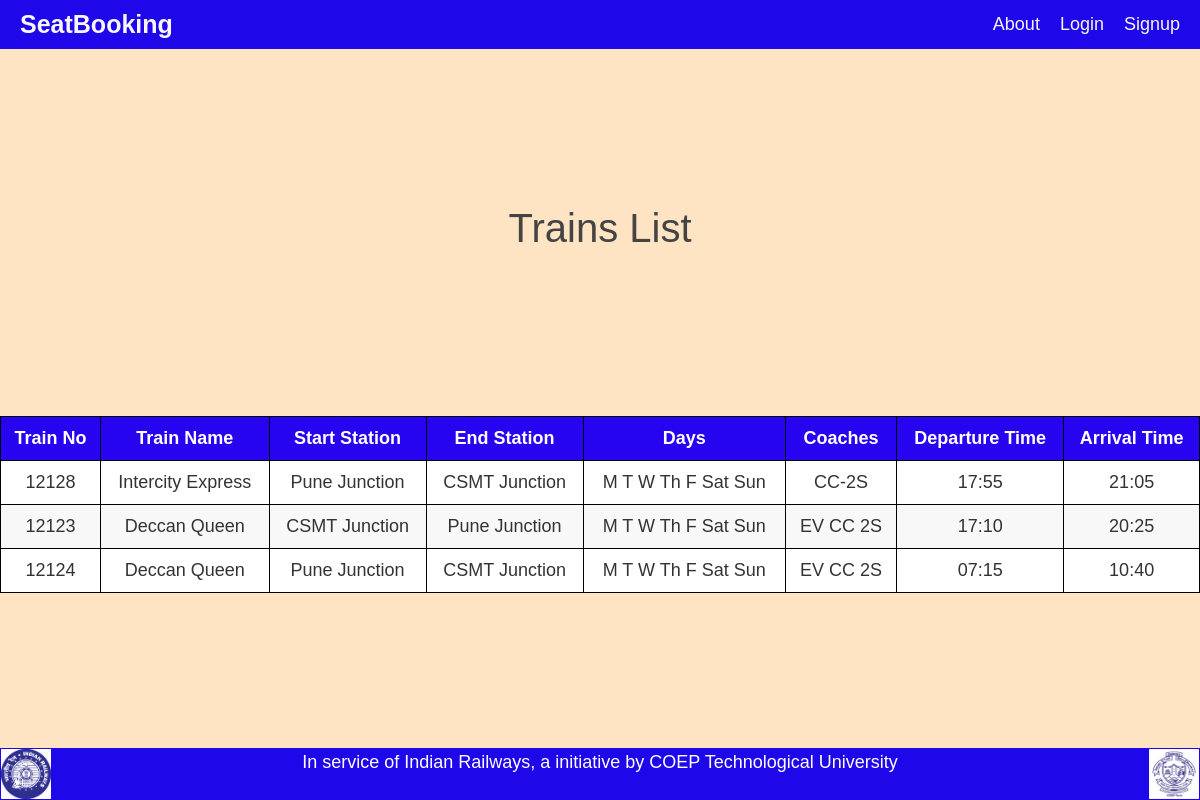
/trainlist, run on the app's committed database.
### tut3/models.py (models this page shows, shortened)
class TrainsList(db.Model):
    id=db.Column(db.Integer,primary_key=True)
    trainno=db.Column(db.String(10),nullable=False)
    trainname=db.Column(db.String(100),nullable=False)
    startstation=db.Column(db.String(100),nullable=False)
    endstation=db.Column(db.String(100),nullable=False)
    days=db.Column(db.String(100),nullable=False)
    departuretime=db.Column(db.String(10),nullable=False)
    arrivaltime=db.Column(db.String(10),nullable=False)
    coaches=db.Column(db.String(10),nullable=False)

### tut3/routes.py (the view)
@app.route("/trainlist")
def traindetails():
    trains=TrainsList.query.all()
    return render_template('traindetails.html',trains=trains)

### tut3/templates/traindetails.html (shortened to what this page needs)
{% extends "layout.html" %}
{% block body %}
<!DOCTYPE html>
<html lang="en">
<head>
</head>
<body>
    <h1>Trains List</h1>
    <table>
        <thead>
            <tr>
                <th>Train No</th>
                <th>Train Name</th>
                <th>Start Station</th>
                <th>End Station</th>
                <th>Days</th>
                <th>Coaches</th>
                <th>Departure Time</th>
                <th>Arrival Time</th>
            </tr>
        </thead>
        <tbody>
            {% for train in trains %}
            <tr>
                <td>{{ train.trainno }}</td>
                <td>{{ train.trainname }}</td>
                <td>{{ train.startstation }}</td>
                <td>{{ train.endstation }}</td>
                <td>{{ train.days }}</td>
                <td>{{ train.coaches }}</td>
                <td>{{ train.departuretime }}</td>
                <td>{{ train.arrivaltime }}</td>
            </tr>
            {% endfor %}
        </tbody>
    </table>
</body>
</html>
{% endblock %}

### tut3/templates/layout.html (shortened to what this page needs)
<!DOCTYPE html>
<html>
<head>
<link rel="stylesheet" href="https://cdn.jsdelivr.net/npm/bootstrap@4.4.1/dist/css/bootstrap.min.css">
<link rel="stylesheet" type="text/css" href="{{ url_for('static', filename='main.css') }}">
</head>
<body>
<div class="header">
  <a href="{{url_for('welcome')}}" class="logo">SeatBooking</a>
  <div class="header-right">
  	{% if current_user.is_authenticated %}
      {% if current_user.username == 'yashraja' %}
        <a href="{{ url_for('logout')}}">Logout</a>
        <a href="{{ url_for('account')}}">Account</a>
        <a href="{{ url_for('traindetails') }}">Trains</a>
        <a href="{{ url_for('train_list')}}">Seat Availabilty</a>
        <a href="{{ url_for('add_train') }}">Add Train</a>
        <a href="{{ url_for('deletetrain')}}">Remove Train</a>
      {% else %}
        <a href="{{ url_for('logout')}}">Logout</a>
        <a href="{{ url_for('account')}}">Account</a>
        <a href="{{ url_for('traindetails') }}">Trains</a>
        <a href="{{ url_for('train_list')}}">Seat Availabilty</a>
      {% endif %}
  	{% else %}
    	<a href="{{ url_for('about_us')}}">About</a>
    	<a href="{{ url_for('login')}}">Login</a>
    	<a href="{{ url_for('signup')}}">Signup</a>
    {% endif %}
  </div>
</div>
</body>
</html>
{% block body %} {% endblock %}
<!DOCTYPE html>
<html lang="en">
<head>
</head>
<body>
    <footer>
        <div>
          <img align="left" src="{{ url_for('static', filename='raillogo.png') }}" alt="Rail Logo" width="75" height="75">
          <img align="right"  src="{{ url_for('static',filename='coeplogo.jpeg') }}" alt="Coep Logo" width="75" height="75">
          <p>In service of Indian Railways, a initiative by COEP Technological University</p>
        </div>
    </footer>
</body>
</html>

### tut3/static/main.css (style rules this page uses)
body { background: #fafafa; color: #333333; margin-top: 5rem; }
h1, h2, h3, h4, h5, h6 { color: #444444; }

### tut3/templates/traindetails.html (style rules this page uses)
table { border-collapse: collapse; width: 100%; }
th, td { border: 1px solid black; padding: 8px; text-align: center; }
th { background-color: #2704f0; color: #ffffff; }
tr:nth-child(even) { background-color: #F8F8F8; }
tr:nth-child(odd) { background-color: #ffffff; }
body { background-color: bisque; }

### tut3/templates/layout.html (style rules this page uses)
body { display: flex; flex-direction: column; align-items: center; justify-content: space-between; min-height: 100vh; }
footer { text-align: center; color: white; padding: 1px; background: #1e07e9; width: 100%; }
footer img { display: block; margin: 0 auto; width: 50px; height: 50px; }

### data on the page
TrainsList: trainno "12128", trainname "Intercity Express", startstation "Pune Junction", endstation "CSMT Junction", days "M T W Th F Sat Sun", coaches "CC-2S", departuretime "17:55", arrivaltime "21:05"
TrainsList: trainno "12123", trainname "Deccan Queen", startstation "CSMT Junction", endstation "Pune Junction", days "M T W Th F Sat Sun", coaches "EV CC 2S", departuretime "17:10", arrivaltime "20:25"
TrainsList: trainno "12124", trainname "Deccan Queen", startstation "Pune Junction", endstation "CSMT Junction", days "M T W Th F Sat Sun", coaches "EV CC 2S", departuretime "07:15", arrivaltime "10:40"
